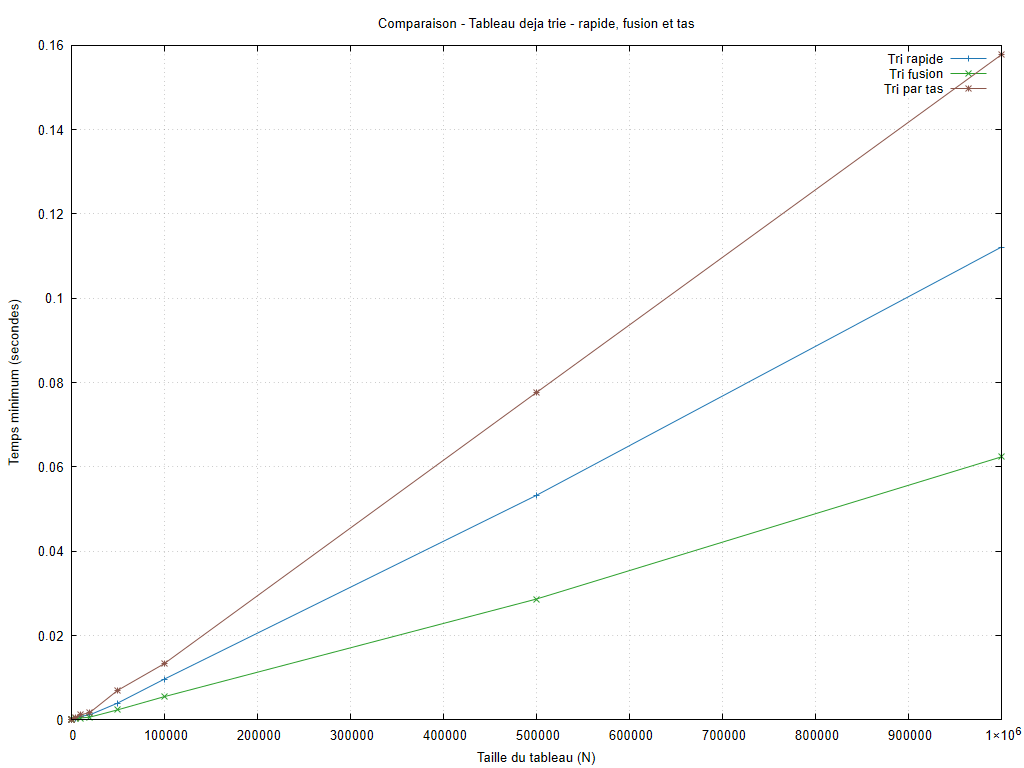

gnuplot code for this plot:
set encoding utf8
set terminal pngcairo size 1024,768 font 'Arial,10'
set output 'graphiques/20261006_211417/configurations/croissant_rapides.png'
set datafile missing 'non_mesure'
set datafile separator ';'
set title 'Comparaison - Tableau deja trie - rapide, fusion et tas'
set xlabel 'Taille du tableau (N)'
set ylabel 'Temps minimum (secondes)'
set grid
set yrange [0:*]
plot 'resultats/20261006_211417/croissant.csv' every ::1 using 1:8 title 'Tri rapide' with linespoints lc rgb '#1f77b4', 'resultats/20261006_211417/croissant.csv' every ::1 using 1:10 title 'Tri fusion' with linespoints lc rgb '#2ca02c', 'resultats/20261006_211417/croissant.csv' every ::1 using 1:12 title 'Tri par tas' with linespoints lc rgb '#8c564b'
unset output
